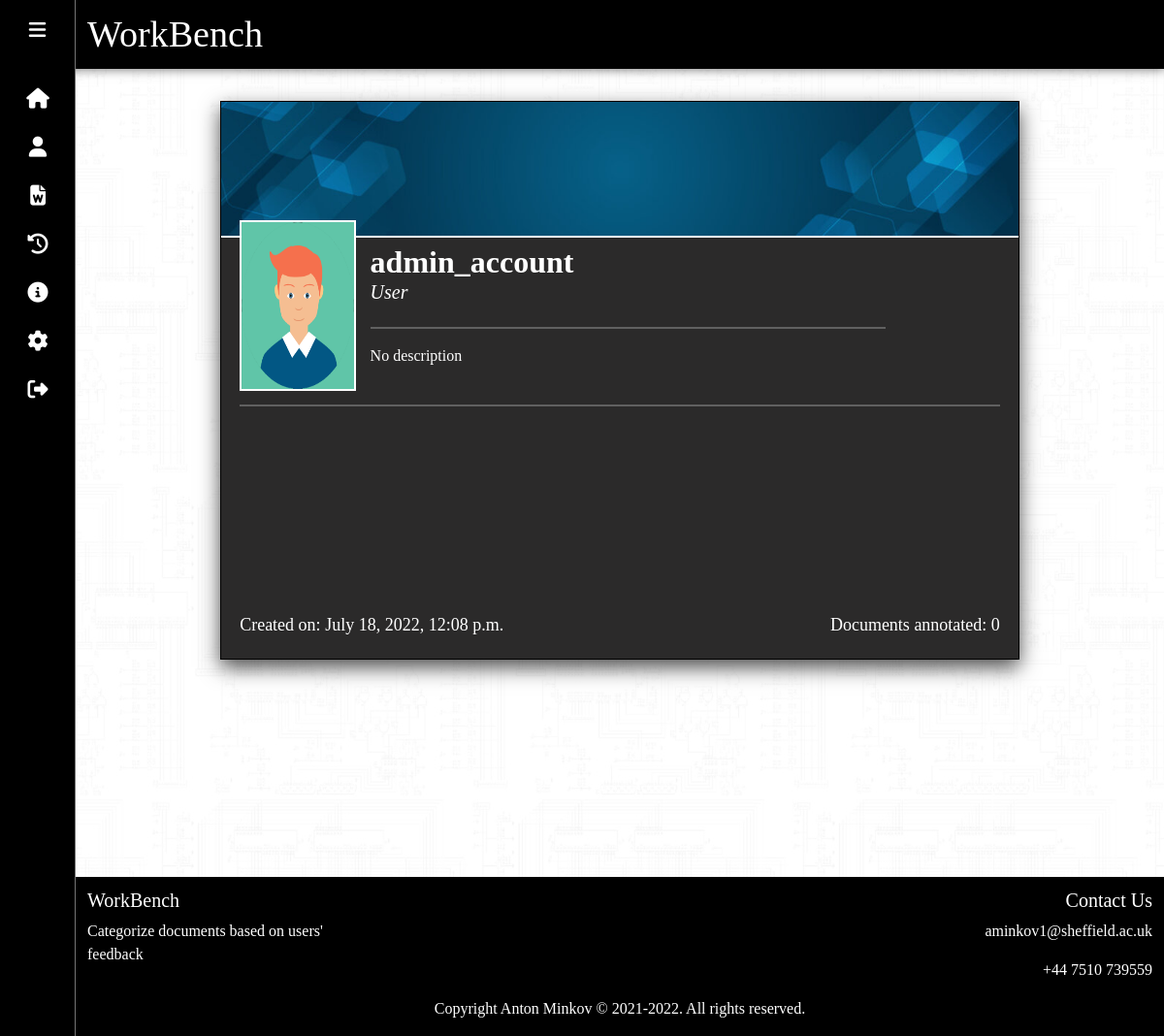
Page /app/account/ (signed in) on the committed database.
### workbench/models.py (models this page shows, shortened)
class Profile(models.Model):
    user_id = models.ForeignKey(settings.AUTH_USER_MODEL, on_delete=models.CASCADE, blank=False,  null=False)
    profile_username = models.CharField(max_length=50, blank=False, null=False, default='temp_username')
    role = models.CharField(max_length=50, blank=True, null=False)
    description = models.CharField(max_length=300, blank=True, null=True)
    created_on = models.DateTimeField(auto_now=False, default=datetime.datetime.now)
    profile_pic = models.FileField(upload_to='images/', default='images/avatar2.png')
    banner_pic = models.FileField(upload_to='images/', default='images/banner1.jpg')
    documents_screened = models.IntegerField(default=0)

### workbench/views.py (the view)
# urls.py: path('account/', views.displayAccount, name='account'),
def displayAccount(request):
  if request.user.is_authenticated:
    profile = Profile.objects.get(user_id=request.user)
    user = request.user
    context_dict = {
      "profile" : profile,
      "user" : user,
    }
    return render(request, 'account.html', context=context_dict)
  else:
    return redirect('/')

### workbench/templates/account.html (shortened to what this page needs)
{% load static %}
<!DOCTYPE html>
  <html>
    <head>
      <link href="https://cdn.jsdelivr.net/npm/bootstrap@5.1.1/dist/css/bootstrap.min.css" rel="stylesheet">
      <link rel="stylesheet" href="/static/workbench/css/general.css">
      <link rel="stylesheet" href="/static/workbench/css/global.css">
      <link rel="stylesheet" href="/static/workbench/css/account.css">
    </head>
    <nav class="navbar navbar-light navbar_custom" style="background-color: #000000;">
      <div class="container-fluid">
        <p class="center_nav_brand">
          <a href="{% url 'homepage' %}" class="navbar-brand brand_custom">WorkBench</a>
        </p>
      </div>
    </nav>
    <body>
      <div class="container-fluid container_min_viewport">
        <div class="sidebar">
          <div class="logo_content">
            <i class="fas fa-bars" id="btn"></i>
          </div>
          <ul class="nav_list">
            <li>
              <a href="{% url 'homepage' %}">
                <i class="fas fa-home"></i>
              </a>
            </li>
            <li>
              <a href="{% url 'account' %}">
                <i class="fas fa-user"></i>
              </a>
            </li>
            <li>
              <a href="{% url 'documents' %}">
                <i class="fas fa-file-word"></i>
              </a>
            </li>
            <li>
              <a href="{% url 'history' %}">
                <i class="fas fa-history"></i>
              </a>
            </li>
            <li>
              <a href="{% url 'info' %}">
                <i class="fas fa-info-circle"></i>
              </a>
            </li>
            <li>
              <a href="{% url 'settings' %}">
                <i class="fas fa-cog"></i>
              </a>
            </li>
            <li>
              <a href="{% url 'index' %}">
                <i class="fas fa-sign-out-alt"></i>
              </a>
            </li>
          </ul>
        </div>
        <div class="page_content">
          <div class="standard_gray_div_shadow container_custom force_size">
            <div class="image_force_size_1">
              <img class="banner" src={{ profile.banner_pic.url }} alt="Italian Trulli">
            </div>
            <div class="row row_no_gutter">
              <div class="col-lg-2 col-md-2 col-sm-2 col-xs-12">
                <div class="image_force_size_2 float-end">
                  <img class="avatar" src={{ profile.profile_pic.url }} alt="Italian Trulli">
                </div>
              </div>
              <div class="col-lg-8 col-md-8 col-sm-8 col-xs-12">
                <div class="row row_no_gutter mb-2">
                  <h2 class="text-white account_username mb-0"> {{ user }}</h2>
                  <h5 class="text-white account_role">{{ profile.role }}</h5>
                </div>
                <hr class="header_separator">
                <div class="row row_no_gutter account_description">
                  <p class="text-white">{{ profile.description }}</p>
                </div>
              </div>
            </div>
            <hr class="header_separator_2">
            <div class="created_on_div">
              <p class="text-white">Created on: {{ profile.created_on }}</p>
            </div>
            <div class="docs_annotated_div">
              <p class="text-white">Documents annotated: {{ profile.documents_screened }}</p>
            </div>
          </div>
        </div>
      </div>
      <footer id="footer" class="footer-1 bg_black text_white">
        <div class="main-footer widgets-dark typo-light text_white">
          <div class="container">
            <div class="row">
              <div class="col footer_description">
                <div class="widget subscribe no-box">
                  <h5 class="widget-title">WorkBench</h5>
                    <p class="text_white">Categorize documents based on users' feedback </p>
                </div>
              </div>
              <div class="col">
              </div>
              <div class="col">
              </div>
              <div class="col footer_contact">
                <div class="widget no-box">
                  <h5 class="widget-title">Contact Us</h5>
                    <p class="text_white">aminkov1@sheffield.ac.uk</p>
                    <p class="text_white">+44 7510 739559</p>
                </div>
              </div>
            </div>
          </div>
        </div>
        <div class="footer-copyright">
          <div class="container">
            <div class="row">
              <div class="col-md-12 text-center">
                <p class="text_white">Copyright Anton Minkov © 2021-2022. All rights reserved.</p>
              </div>
            </div>
          </div>
        </div>
      </footer>
    </body>
  </html>

### workbench/static/workbench/css/global.css (style rules this page uses)
body { background-image: url('/static/workbench/images/white.jpg'); font-family: "Garmond" }
.navbar_custom { box-shadow: 0px 0px 10px 1px rgb(0 0 0 / 50%); }
.standard_gray_div_shadow { background-color: rgb(43, 42, 42); box-shadow: 0 8px 20px rgba(255, 255, 255, 0.7); border: 1px solid rgb(255, 255, 255); }
.row_no_gutter { --bs-gutter-x: 0rem; }

### workbench/static/workbench/css/account.css (style rules this page uses)
.container_custom { margin: auto; margin-top: 3%; box-shadow: 0 8px 20px rgba(0, 0, 0, 0.7); border: 1px solid black; position: relative; }
.force_size { width: 75% !important; min-height: 72vh; }
.image_force_size_1 { background-color: rgb(46, 44, 44); width: 100% !important; min-height: 17.5vh; max-height: 17.5vh; overflow: hidden; display: flex; border-bottom: 2px solid white; }
img.banner { max-width: inherit; max-height: inherit; height: inherit; width: inherit; object-fit: cover; }
.image_force_size_2 { background-color: rgb(46, 44, 44); width: 85% !important; height: 21.5vh; overflow: hidden; display: flex; outline: 2px solid white; margin-left: 20%; margin-top: -12%; z-index: 999999999; }
img.avatar { width: 100%; height: 100%; object-fit: fill }
.account_username { margin-left: 3%; margin-top: 1%; font-weight: bold; }
.account_role { margin-left: 3%; font-style: italic; }
.account_description { margin-left: 3%; }
.header_separator { height: 1px; background-color: rgb(255, 255, 255); border: 1px solid white; margin-left: 3%; }
.header_separator_2 { height: 1px; background-color: rgb(255, 255, 255); border: 1px solid white; margin-top: 2%; margin-left: 2.3%; margin-right: 2.3%; }
.docs_annotated_div { position: absolute; right: 2.3%; bottom: 1%; font-size: large; }
.created_on_div { position: absolute; left: 2.3%; bottom: 1%; font-size: large; }

### rows in the picture
Profile: banner_pic (picture), profile_pic (picture), role "User", description "No description", created_on "July 18, 2022, 12:08 p.m.", documents_screened "0"

### other values in the picture
{{ user }} "admin_account"
